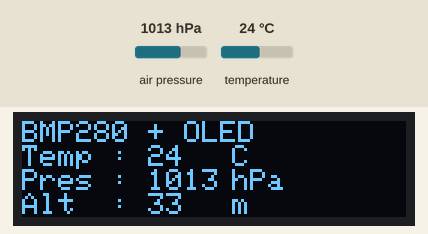
The sketch below on a simulated Arduino Uno, built with avr-gcc and run on an emulated ATmega328P. Parts: 128×32 one-colour display. Inputs (shaded band) come from the test bench; at power-on: air pressure 1013 hPa, temperature 24 °C. What the sketch prints to the serial monitor is not drawn.

Above: at 1.2 s.
1.3 s: air pressure set to 952 hPa
At 3.2 s:
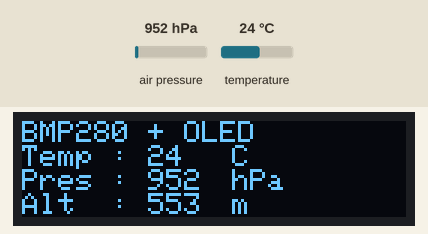
3.6 s: temperature set to 12 °C
At 4.4 s:
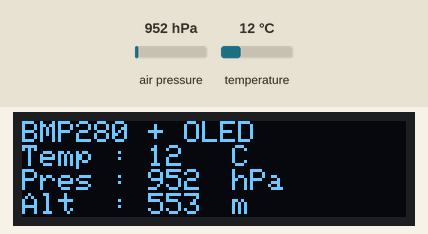
5.9 s: air pressure set to 975 hPa
At 6.8 s:
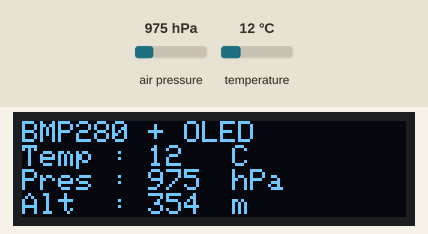
8.2 s: temperature set to 19 °C
At 11.5 s:
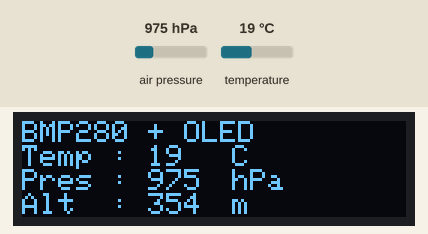
Timing chart, 0 to 12.6 s (numbered marks = the images above; inputs shaded):
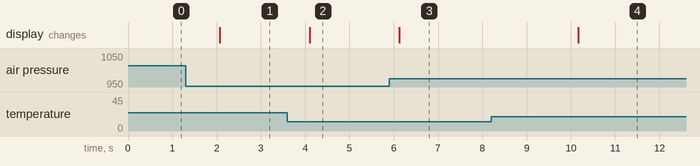

The sketch:

Bmp280_Oled.ino
```cpp
#include <Wire.h>
#include <String.h>
#include <Adafruit_BMP280.h>
#include <Adafruit_GFX.h>
#include <Adafruit_SSD1306.h>

// BMP280 sensor
Adafruit_BMP280 myBmp280;
int Bmp280Temperature = 0;
int Bmp280PressureHpa = 0;
int Bmp280Altitude = 0;

// OLED screen
#define SCREEN_WIDTH 128 // OLED display width, in pixels
#define SCREEN_HEIGHT 32 // OLED display height, in pixels
#define SCREEN_ID 0x3C  // OLED display adress
#define OLED_RESET     4 // Reset pin # (or -1 if sharing Arduino reset pin)
Adafruit_SSD1306 display(SCREEN_WIDTH, SCREEN_HEIGHT, &Wire, OLED_RESET);


void setup()
{
  // Init serial port
  Serial.begin(9600);
  Serial.println(F("BMP280 & OLED"));

   // BMP opening test
  if (!myBmp280.begin())
  {
    Serial.println(F("Could not find a valid BMP280 sensor, check wiring!"));
    while (1);
    }

    // OLED opening test
    if (!display.begin(SSD1306_SWITCHCAPVCC, SCREEN_ID))
    {
      Serial.println(F("Could not find a valid OLED screen, check wiring!"));
      while (1);
      }
      else
      {
        // Defaults settings
        display.clearDisplay();
        display.setTextSize(1);             // The fontsize
        display.setTextColor(WHITE);        // Draw white text
        }
}

void loop()
{
  Serial.println(F("New scan"));

  // BMP get datas
  Bmp280Temperature = myBmp280.readTemperature();
  Bmp280PressureHpa = myBmp280.readPressure() / 100;
  Bmp280Altitude = myBmp280.readAltitude(1017);

  // OLED display
  PrintOledScreen();

  // Break
  delay(2000);
}

void PrintOledScreen()
{
  Serial.println(F("New OLED print"));

  display.clearDisplay();

  display.setCursor(0, 0);           // Start at top-left corner
  display.print("BMP280 + OLED");       //the text

  // Temperature display
  display.setCursor(0, 8);
  display.print("Temp : ");
  display.setCursor(42, 8);
  display.print(Bmp280Temperature);
  display.setCursor(70, 8);
  display.print("C");

  // Pressure display
  display.setCursor(0, 16);
  display.print("Pres : ");
  display.setCursor(42, 16);
  display.print(Bmp280PressureHpa);
  display.setCursor(70, 16);
  display.print("hPa");

  // Altitude display
  display.setCursor(0, 24);
  display.print("Alt  : ");
  display.setCursor(42, 24);
  display.print(Bmp280Altitude);
  display.setCursor(70, 24);
  display.print("m");

  display.display();                  //call to display
}
```

Measured:
- after the input at 1.3 s, the display: changes after 0.78 s (image 1)
- after the input at 3.6 s, the display: changes after 0.50 s (image 2)
- after the input at 5.9 s, the display: changes after 0.22 s (image 3)
- after the input at 8.2 s, the display: changes after 2.0 s (image 4)
